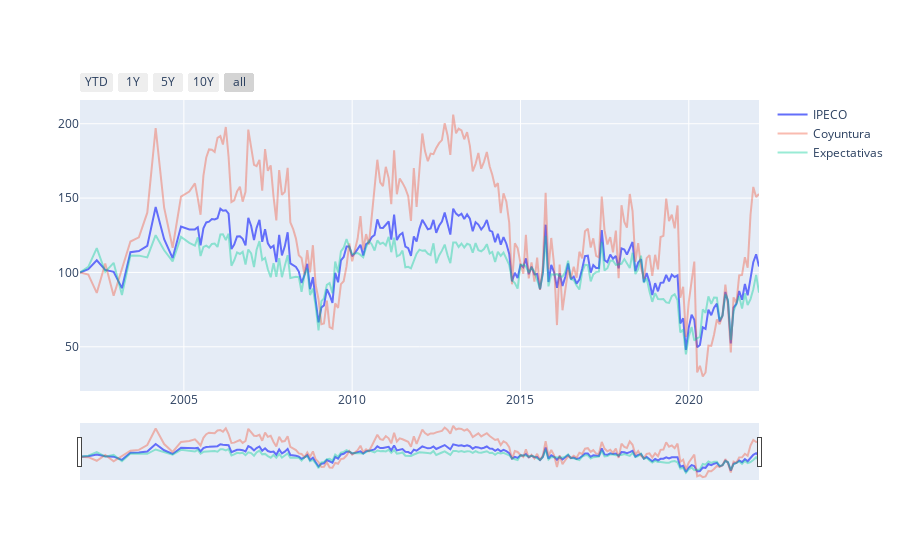

The notebook cell this image was saved under:
### Code cell
# Crear la figura
# figure_config = dict({"layout": {"title": {"text": "IPECO","x": 0.5, "font": {'color': 'black', 'size': 15}}}})
# fig = go.Figure(figure_config)

fig = go.Figure()

# Añadir las series de datos
fig.add_trace(go.Scatter(x=data.index, y=data['ipeco'], name='IPECO', mode='lines'))
fig.add_trace(go.Scatter(x=data.index, y=data['coyuntura'], name='Coyuntura', mode='lines', visible=True, opacity=0.4))
fig.add_trace(go.Scatter(x=data.index, y=data['expectativas'], name='Expectativas', mode='lines', visible=True, opacity=0.4))

# Crear botones de tiempo
date_buttons = [
    {'count': 1, 'label': "YTD", 'step': "year", 'stepmode': "todate"},
    {'count': 1, 'label': "1Y", 'step': "year", 'stepmode': "backward"},
    {'count': 5, 'label': "5Y", 'step': "year", 'stepmode': "backward"},
    {'count': 10, 'label': "10Y", 'step': "year", 'stepmode': "backward"},
    {'step': "all"}
    ]

fig.update_layout({
    'xaxis': {'rangeselector':{'buttons': date_buttons}}
    })


fig.update_xaxes(rangeslider_visible=True)

# Mostrar el gráfico
fig.show()

### Figure 1 — Plotly figure (JSON) as saved in the notebook; plotly's stock layout.template omitted (floating-point values rounded to 4 significant figures; data arrays with more than 128 entries replaced by an {"elided": "..."} marker saying what was removed)
{"data": [{"mode": "lines", "name": "IPECO", "type": "scatter", "x": {"elided": "216 str values"}, "y": {"elided": "216 float values"}}, {"mode": "lines", "name": "Coyuntura", "opacity": 0.4, "type": "scatter", "visible": true, "x": {"elided": "216 str values"}, "y": {"elided": "216 float values"}}, {"mode": "lines", "name": "Expectativas", "opacity": 0.4, "type": "scatter", "visible": true, "x": {"elided": "216 str values"}, "y": {"elided": "216 float values"}}], "layout": {"xaxis": {"rangeselector": {"buttons": [{"count": 1, "label": "YTD", "step": "year", "stepmode": "todate"}, {"count": 1, "label": "1Y", "step": "year", "stepmode": "backward"}, {"count": 5, "label": "5Y", "step": "year", "stepmode": "backward"}, {"count": 10, "label": "10Y", "step": "year", "stepmode": "backward"}, {"step": "all"}]}, "rangeslider": {"visible": true}}}}
